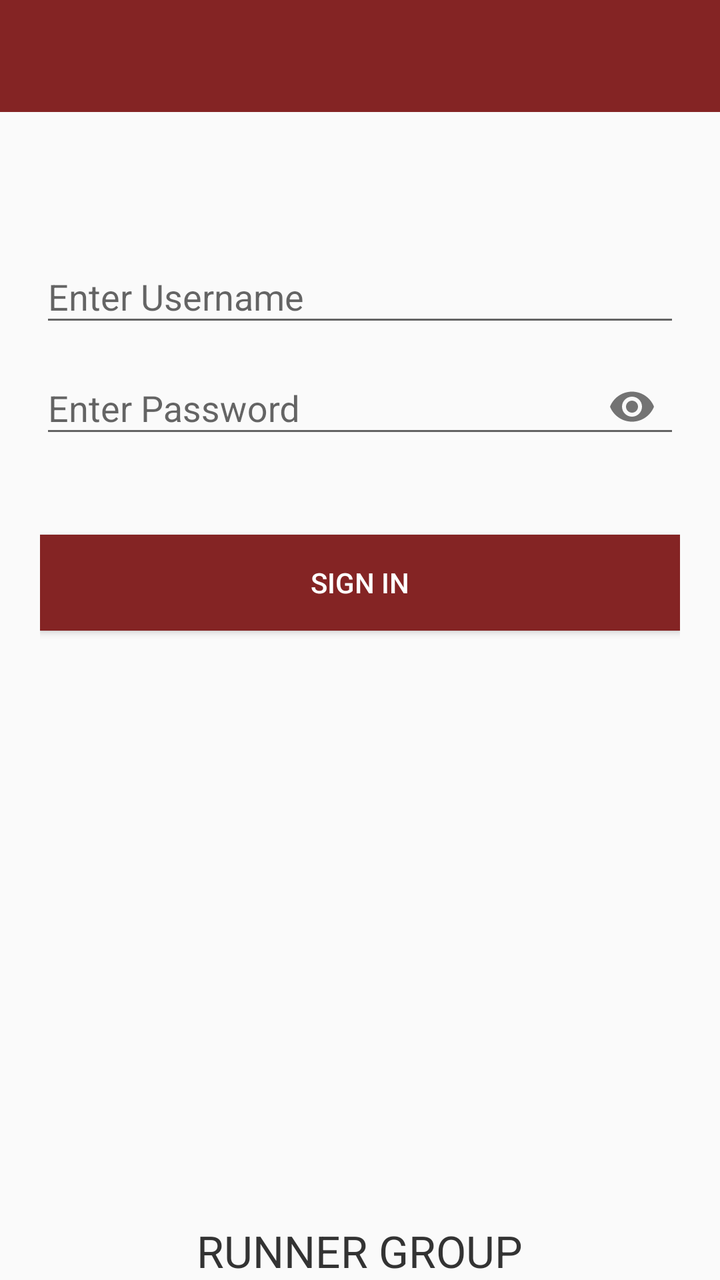
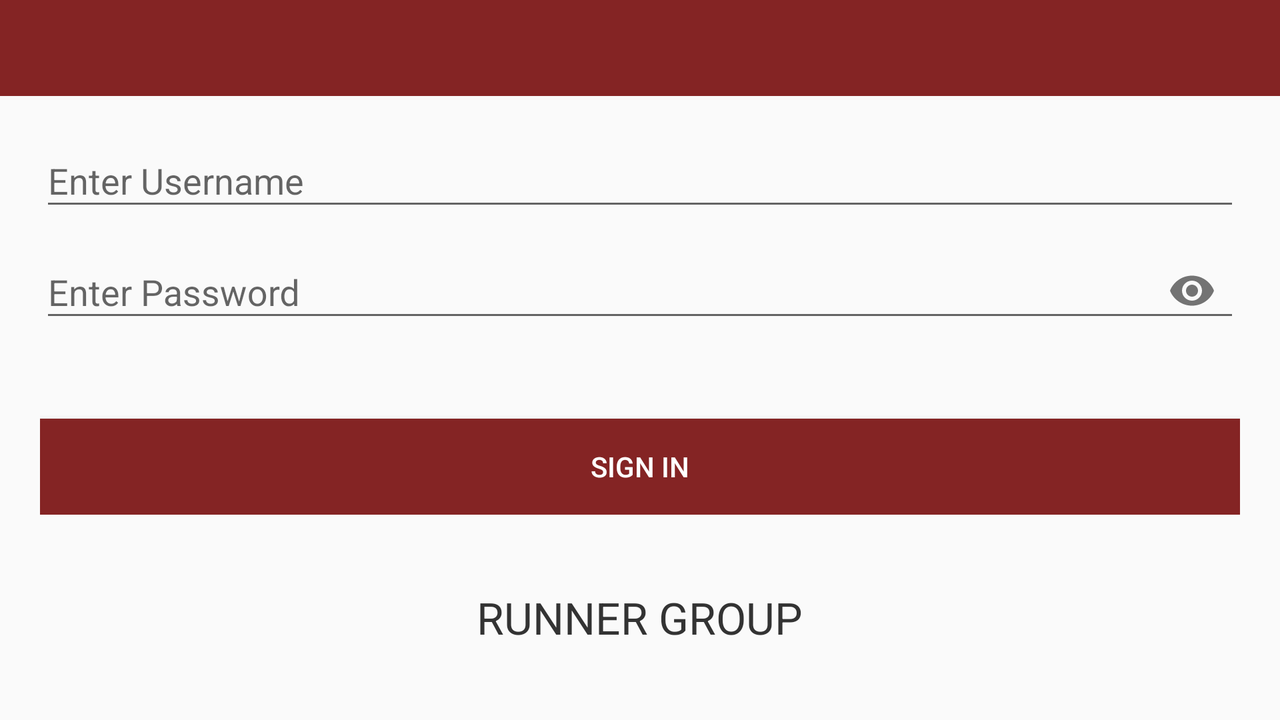

Two renders of one Android screen. The first uses the default layout on a phone; the second uses the alternative layout the repository ships for a different screen configuration, on a matching device. The two XML files are below.
<!-- AndroidManifest.xml: application theme MyMaterialTheme -->
<!-- res/layout/activity_login.xml -->
<LinearLayout xmlns:android="http://schemas.android.com/apk/res/android"
    xmlns:app="http://schemas.android.com/apk/res-auto"
    android:layout_width="match_parent"
    android:layout_height="match_parent"
    android:orientation="vertical">

    <android.support.design.widget.AppBarLayout
        android:layout_width="match_parent"
        android:layout_height="wrap_content"
        android:theme="@style/ThemeOverlay.AppCompat.Dark.ActionBar">

        <android.support.v7.widget.Toolbar
            android:id="@+id/toolbar"
            android:layout_width="match_parent"
            android:layout_height="?attr/actionBarSize"
            android:background="?attr/colorPrimary"
            app:popupTheme="@style/ThemeOverlay.AppCompat.Light" />
    </android.support.design.widget.AppBarLayout>

    <LinearLayout
        android:layout_width="match_parent"
        android:layout_height="match_parent"
        android:orientation="vertical"
        android:paddingLeft="20dp"
        android:paddingRight="20dp"
        android:paddingTop="60dp">


        <android.support.design.widget.TextInputLayout
            android:id="@+id/input_layout_email"
            android:layout_width="match_parent"
            android:layout_height="wrap_content">

            <EditText
                android:id="@+id/input_email"
                android:layout_width="match_parent"
                android:layout_height="wrap_content"
                android:hint="@string/hint_email"
                android:inputType="textEmailAddress" />
        </android.support.design.widget.TextInputLayout>

        <android.support.design.widget.TextInputLayout
            android:id="@+id/input_layout_password"
            android:layout_width="match_parent"
            android:layout_height="wrap_content"
            app:passwordToggleEnabled="true">

            <EditText
                android:id="@+id/input_password"
                android:layout_width="match_parent"
                android:layout_height="wrap_content"
                android:hint="@string/hint_password"
                android:inputType="textPassword"
                app:passwordToggleEnabled="true" />

        </android.support.design.widget.TextInputLayout>


        <Button
            android:id="@+id/btn_signup"
            android:layout_width="fill_parent"
            android:layout_height="wrap_content"
            android:layout_marginTop="40dp"
            android:background="@color/colorPrimary"
            android:text="@string/btn_sign_in"
            android:textColor="@android:color/white" />

        <RelativeLayout
            android:layout_width="match_parent"
            android:layout_height="match_parent">

            <TextView
                android:id="@+id/textView3"
                android:layout_width="wrap_content"
                android:layout_height="wrap_content"
                android:layout_alignParentBottom="true"
                android:layout_centerInParent="true"
                android:text="RUNNER GROUP"
                android:textAppearance="?android:attr/textAppearanceLarge"
                android:textColor="#333" />
        </RelativeLayout>

    </LinearLayout>


</LinearLayout>
<!-- resources referenced by this layout -->
<resources>
  <color name="colorPrimary">#842424</color>
  <string name="btn_sign_in">Sign In</string>
  <string name="hint_email">Enter Username</string>
  <string name="hint_password">Enter Password</string>
  <!-- from res/values-v21/ -->
  <style name="MyMaterialTheme" parent="MyMaterialTheme.Base">
          <item name="android:windowContentTransitions">true</item>
          <item name="android:windowAllowEnterTransitionOverlap">true</item>
          <item name="android:windowAllowReturnTransitionOverlap">true</item>
          <item name="android:windowSharedElementEnterTransition">@android:transition/move</item>
          <item name="android:windowSharedElementExitTransition">@android:transition/move</item>
          <item name="android:toolbarStyle">@android:color/holo_green_light</item>
      </style>
  <style name="MyMaterialTheme.Base" parent="Theme.AppCompat.Light.DarkActionBar">
          <item name="windowNoTitle">true</item>
          <item name="windowActionBar">false</item>
          <item name="colorPrimary">@color/colorPrimary</item>
          <item name="colorPrimaryDark">@color/colorPrimaryDark</item>
          <item name="colorAccent">@color/colorAccent</item>
  
  
      </style>
  <color name="colorPrimaryDark">#48080e</color>
  <color name="colorAccent">#69161a</color>
</resources>
<!-- res/layout-land/activity_login.xml (the repository's variant of the layout above) -->
<!-- drawn on the phone turned sideways -->
<LinearLayout xmlns:android="http://schemas.android.com/apk/res/android"
    xmlns:app="http://schemas.android.com/apk/res-auto"
    android:layout_width="match_parent"
    android:layout_height="match_parent"
    android:orientation="vertical">

    <android.support.design.widget.AppBarLayout
        android:layout_width="match_parent"
        android:layout_height="wrap_content"
        android:theme="@style/ThemeOverlay.AppCompat.Dark.ActionBar">

        <android.support.v7.widget.Toolbar
            android:id="@+id/toolbar"
            android:layout_width="match_parent"
            android:layout_height="?attr/actionBarSize"
            android:background="?attr/colorPrimary"
            app:popupTheme="@style/ThemeOverlay.AppCompat.Light" />
    </android.support.design.widget.AppBarLayout>

    <ScrollView
        android:layout_width="match_parent"
        android:layout_height="wrap_content">

        <LinearLayout
            android:layout_width="match_parent"
            android:layout_height="match_parent"
            android:layout_marginTop="10dp"
            android:orientation="vertical"
            android:paddingLeft="20dp"
            android:paddingRight="20dp">


            <android.support.design.widget.TextInputLayout
                android:id="@+id/input_layout_email"
                android:layout_width="match_parent"
                android:layout_height="wrap_content">

                <EditText
                    android:id="@+id/input_email"
                    android:layout_width="match_parent"
                    android:layout_height="wrap_content"
                    android:hint="@string/hint_email"
                    android:inputType="textEmailAddress" />
            </android.support.design.widget.TextInputLayout>

            <android.support.design.widget.TextInputLayout
                android:id="@+id/input_layout_password"
                android:layout_width="match_parent"
                android:layout_height="wrap_content"
                app:passwordToggleEnabled="true">

                <EditText
                    android:id="@+id/input_password"
                    android:layout_width="match_parent"
                    android:layout_height="wrap_content"
                    android:hint="@string/hint_password"
                    android:inputType="textPassword"
                    app:passwordToggleEnabled="true" />

            </android.support.design.widget.TextInputLayout>


            <Button
                android:id="@+id/btn_signup"
                android:layout_width="fill_parent"
                android:layout_height="wrap_content"
                android:layout_marginTop="40dp"
                android:background="@color/colorPrimary"
                android:text="@string/btn_sign_in"
                android:textColor="@android:color/white" />

        </LinearLayout>


    </ScrollView>


    <RelativeLayout
        android:layout_width="match_parent"
        android:layout_height="wrap_content">

        <TextView
            android:id="@+id/textView3"
            android:layout_width="wrap_content"
            android:layout_height="wrap_content"
            android:layout_alignParentBottom="true"
            android:layout_centerInParent="true"
            android:text="RUNNER GROUP"
            android:textAppearance="?android:attr/textAppearanceLarge"
            android:textColor="#333" />
    </RelativeLayout>


</LinearLayout>
